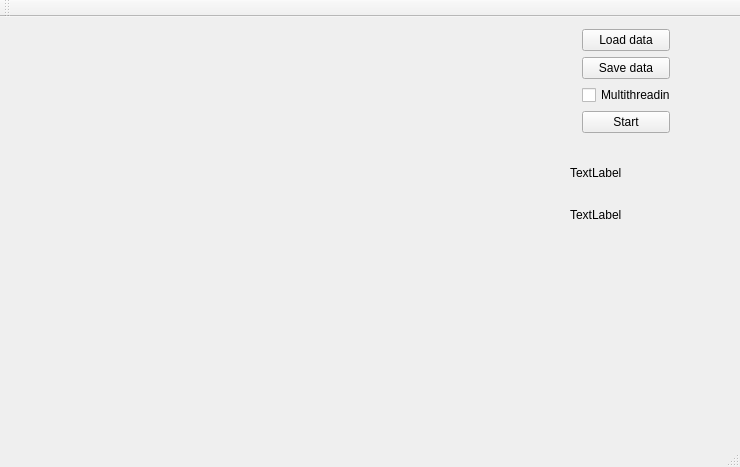
<?xml version="1.0" encoding="UTF-8"?>
<ui version="4.0">
 <class>RANSACClass</class>
 <widget class="QMainWindow" name="RANSACClass">
  <property name="geometry">
   <rect>
    <x>0</x>
    <y>0</y>
    <width>740</width>
    <height>467</height>
   </rect>
  </property>
  <property name="windowTitle">
   <string>RANSAC</string>
  </property>
  <widget class="QWidget" name="centralWidget">
   <widget class="QCustomPlot" name="graph" native="true">
    <property name="geometry">
     <rect>
      <x>10</x>
      <y>0</y>
      <width>551</width>
      <height>421</height>
     </rect>
    </property>
   </widget>
   <widget class="QWidget" name="layoutWidget">
    <property name="geometry">
     <rect>
      <x>571</x>
      <y>1</y>
      <width>110</width>
      <height>127</height>
     </rect>
    </property>
    <layout class="QVBoxLayout" name="verticalLayout">
     <item>
      <widget class="QPushButton" name="LoadButton">
       <property name="text">
        <string>Load data</string>
       </property>
      </widget>
     </item>
     <item>
      <widget class="QPushButton" name="SaveButton">
       <property name="text">
        <string>Save data</string>
       </property>
      </widget>
     </item>
     <item>
      <widget class="QCheckBox" name="MultTreadChesk">
       <property name="text">
        <string>Multithreading</string>
       </property>
      </widget>
     </item>
     <item>
      <widget class="QPushButton" name="StartButton">
       <property name="text">
        <string>Start</string>
       </property>
      </widget>
     </item>
    </layout>
   </widget>
   <widget class="QLabel" name="equation">
    <property name="geometry">
     <rect>
      <x>570</x>
      <y>140</y>
      <width>161</width>
      <height>31</height>
     </rect>
    </property>
    <property name="text">
     <string>TextLabel</string>
    </property>
   </widget>
   <widget class="QLabel" name="timer">
    <property name="geometry">
     <rect>
      <x>570</x>
      <y>190</y>
      <width>151</width>
      <height>16</height>
     </rect>
    </property>
    <property name="text">
     <string>TextLabel</string>
    </property>
   </widget>
  </widget>
  <widget class="QMenuBar" name="menuBar">
   <property name="geometry">
    <rect>
     <x>0</x>
     <y>0</y>
     <width>740</width>
     <height>26</height>
    </rect>
   </property>
  </widget>
  <widget class="QToolBar" name="mainToolBar">
   <attribute name="toolBarArea">
    <enum>TopToolBarArea</enum>
   </attribute>
   <attribute name="toolBarBreak">
    <bool>false</bool>
   </attribute>
  </widget>
  <widget class="QStatusBar" name="statusBar"/>
 </widget>
 <layoutdefault spacing="6" margin="11"/>
 <customwidgets>
  <customwidget>
   <class>QCustomPlot</class>
   <extends>QWidget</extends>
   <header>qcustomplot.h</header>
   <container>1</container>
  </customwidget>
 </customwidgets>
 <resources>
  <include location="RANSAC.qrc"/>
 </resources>
 <connections>
  <connection>
   <sender>LoadButton</sender>
   <signal>clicked()</signal>
   <receiver>RANSACClass</receiver>
   <slot>loadFromFile()</slot>
   <hints>
    <hint type="sourcelabel">
     <x>640</x>
     <y>69</y>
    </hint>
    <hint type="destinationlabel">
     <x>642</x>
     <y>374</y>
    </hint>
   </hints>
  </connection>
  <connection>
   <sender>SaveButton</sender>
   <signal>clicked()</signal>
   <receiver>RANSACClass</receiver>
   <slot>saveToFile()</slot>
   <hints>
    <hint type="sourcelabel">
     <x>612</x>
     <y>104</y>
    </hint>
    <hint type="destinationlabel">
     <x>616</x>
     <y>320</y>
    </hint>
   </hints>
  </connection>
  <connection>
   <sender>StartButton</sender>
   <signal>clicked()</signal>
   <receiver>RANSACClass</receiver>
   <slot>startRANSAC()</slot>
   <hints>
    <hint type="sourcelabel">
     <x>607</x>
     <y>166</y>
    </hint>
    <hint type="destinationlabel">
     <x>597</x>
     <y>406</y>
    </hint>
   </hints>
  </connection>
  <connection>
   <sender>MultTreadChesk</sender>
   <signal>clicked()</signal>
   <receiver>RANSACClass</receiver>
   <slot>toggleThreads()</slot>
   <hints>
    <hint type="sourcelabel">
     <x>577</x>
     <y>125</y>
    </hint>
    <hint type="destinationlabel">
     <x>572</x>
     <y>283</y>
    </hint>
   </hints>
  </connection>
 </connections>
 <slots>
  <slot>loadFromFile()</slot>
  <slot>saveToFile()</slot>
  <slot>startRANSAC()</slot>
  <slot>toggleThreads()</slot>
 </slots>
</ui>
